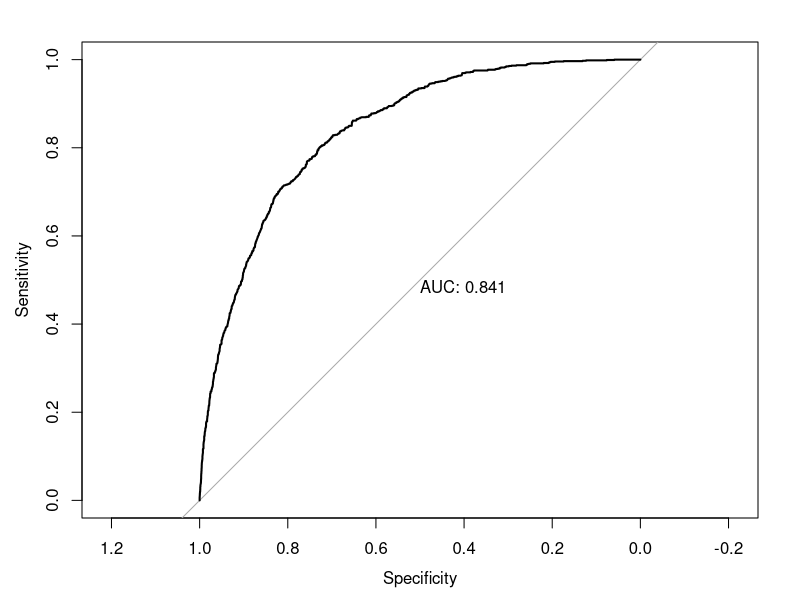
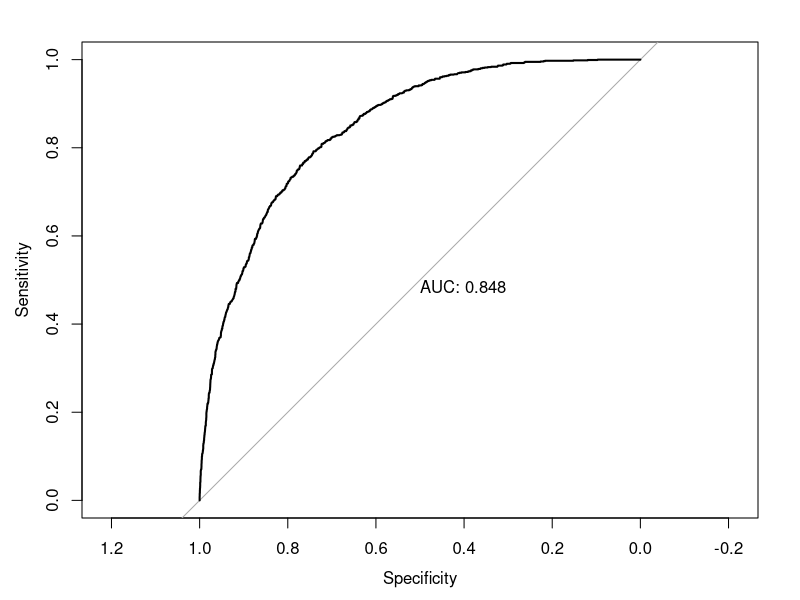
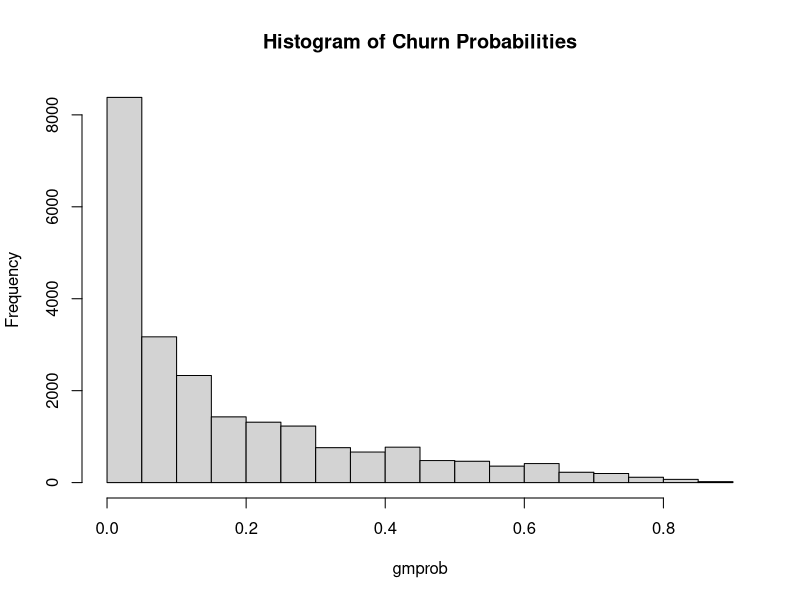
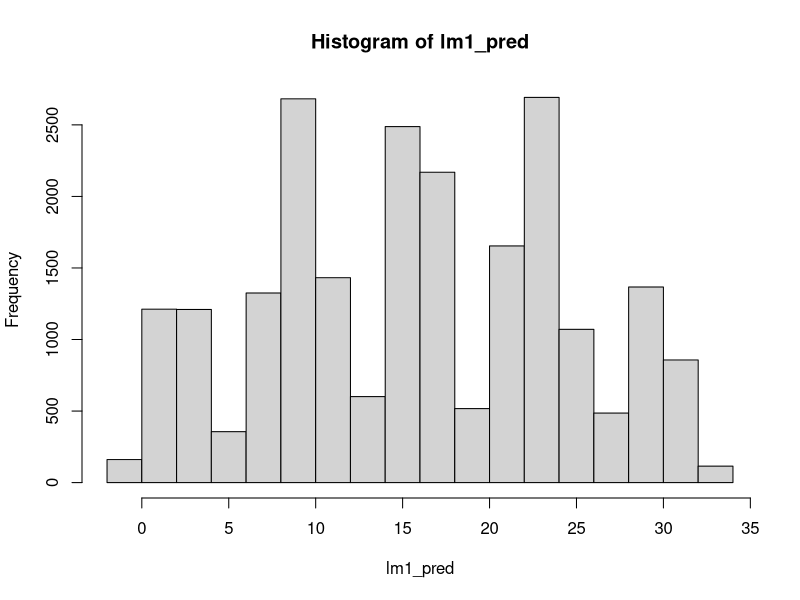
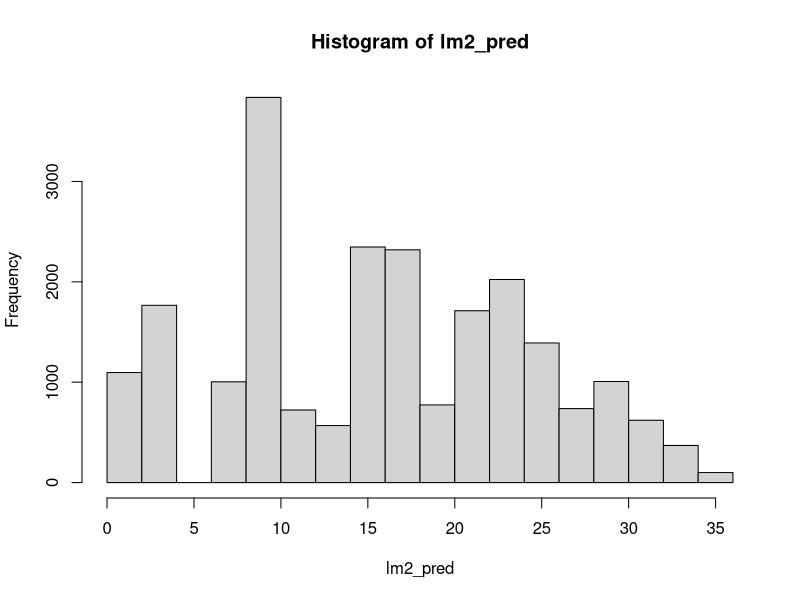
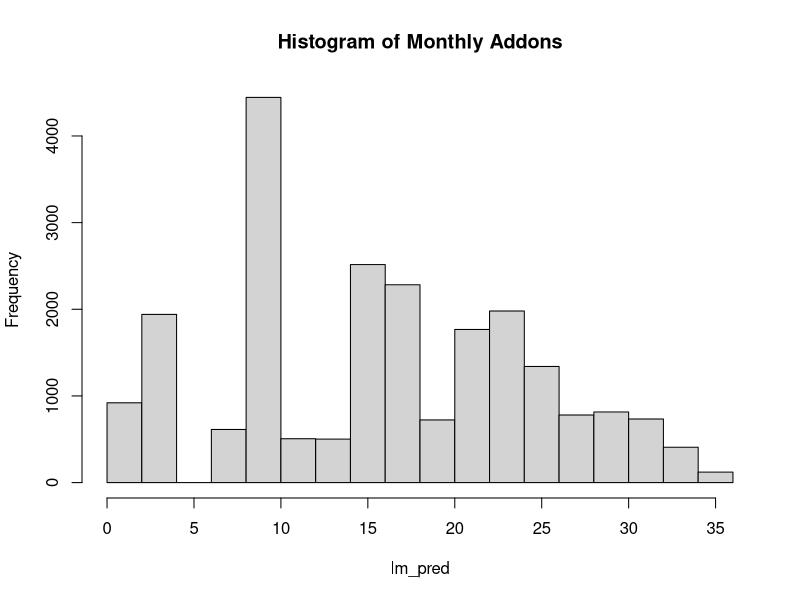
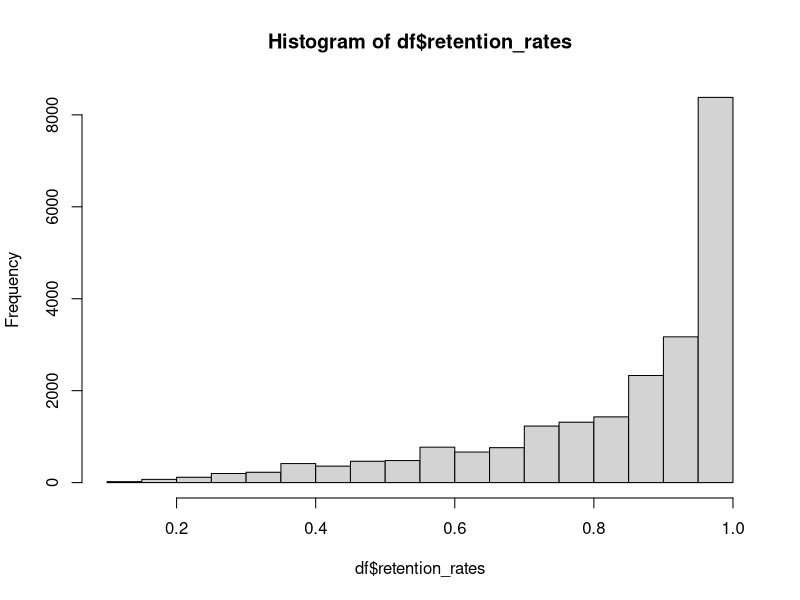

R code for these plots, in order:
library(caret) # for confusion matrix, RMSE
library(pROC) # for ROC curves
df=read.csv("D2.3 Blue apron.csv")

str(df)

set.seed(123)  
idx = sample(2,nrow(df),replace=TRUE,prob=c(.7,.3))  
table(idx)  
#--to set the environment and result consistent

#1a
##logistic model 1 CLV
gm1 = glm(churn~tenure+rating+partysize+urban+menu+frequency,family=binomial,data=df[idx==1,])
gm1prob = predict(gm1,newdata=df,type="response")
summary(gm1)
##logistic model 2 CLV
gm2 = glm(churn~tenure+rating+partysize+urban+menu+frequency+rating*partysize+rating*urban+partysize*urban+urban*tenure,family=binomial,data=df[idx==1,])
gm2prob = predict(gm2,newdata=df,type="response")
summary(gm2)

#1b
roc(df$churn[idx==2]~gm1prob[idx==2], plot = TRUE, print.auc = TRUE)  
roc(df$churn[idx==2]~gm2prob[idx==2], plot = TRUE, print.auc = TRUE)  

##specification2 has higher AUC

#1c
gm = glm(churn~tenure+rating+partysize+urban+menu+frequency+rating*partysize+rating*urban+partysize*urban+urban*tenure,family=binomial,data=df)
gmprob = predict(gm,newdata=df,type="response")
hist(gmprob,main="Histogram of Churn Probabilities")


#2a (outcome MonthlyAddons)
# linear model 1 
lm1 <- glm(monthlyaddons ~ tenure+rating+partysize+urban+menu+frequency,family="gaussian",data=df[idx==1,])  
lm1_pred = predict(lm1,newdata=df)
hist(lm1_pred)
##linear model 2
lm2 = glm(monthlyaddons~tenure+rating+partysize+urban+menu+frequency+rating*partysize+rating*urban+partysize*urban+urban*tenure,family="gaussian",data=df[idx==1,])
lm2_pred = predict(lm2,newdata=df)
hist(lm2_pred)
#2b
lm1_metrics = postResample(pred = lm1_pred[idx==2], obs = df$monthlyaddons[idx==2])
lm1_metrics
lm2_metrics = postResample(pred = lm2_pred[idx==2], obs = df$monthlyaddons[idx==2])
lm2_metrics

##specification2 has lower RMSE. We will use it.

#2c
lm = glm(monthlyaddons~tenure+rating+partysize+urban+menu+frequency+rating*partysize+rating*urban+partysize*urban+urban*tenure,family="gaussian",data=df)
lm_pred = predict(lm,newdata=df)
hist(lm_pred,main="Histogram of Monthly Addons")
##yes numbers are within the range
df$predicted_churn_prob = gmprob
df$predicted_monthlyaddons = lm_pred

#3
write.csv(df,file = "HW1 Blue apron.csv")

#4a
##calculate monthly net contribution
df$MonthlyNetContribution = (df$monthlybasepayment + df$predicted_monthlyaddons)*0.3
df$retention_rates = 1 - df$predicted_churn_prob
hist(df$retention_rates)
##calculate baseline CLV without new policy
df$CLV_base = df$MonthlyNetContribution*1/(1 - df$retention_rates*0.98)

#4b
df$retention_rates_new = ifelse((df$retention_rates + 0.01) > 1,1,(df$retention_rates + 0.01))
df$CLV_newpolicy = df$MonthlyNetContribution*1/(1 - df$retention_rates_new*0.98) - 20
df$if_target = ifelse(df$CLV_new > 0 & df$CLV_new > df$CLV_base,1,0)
sum(df$if_target)

#4c
df$newpolicy_CLV = ifelse(df$if_target == 1, df$CLV_new, df$CLV_base)
sum(df$newpolicy_CLV) - sum(df$CLV_base)

